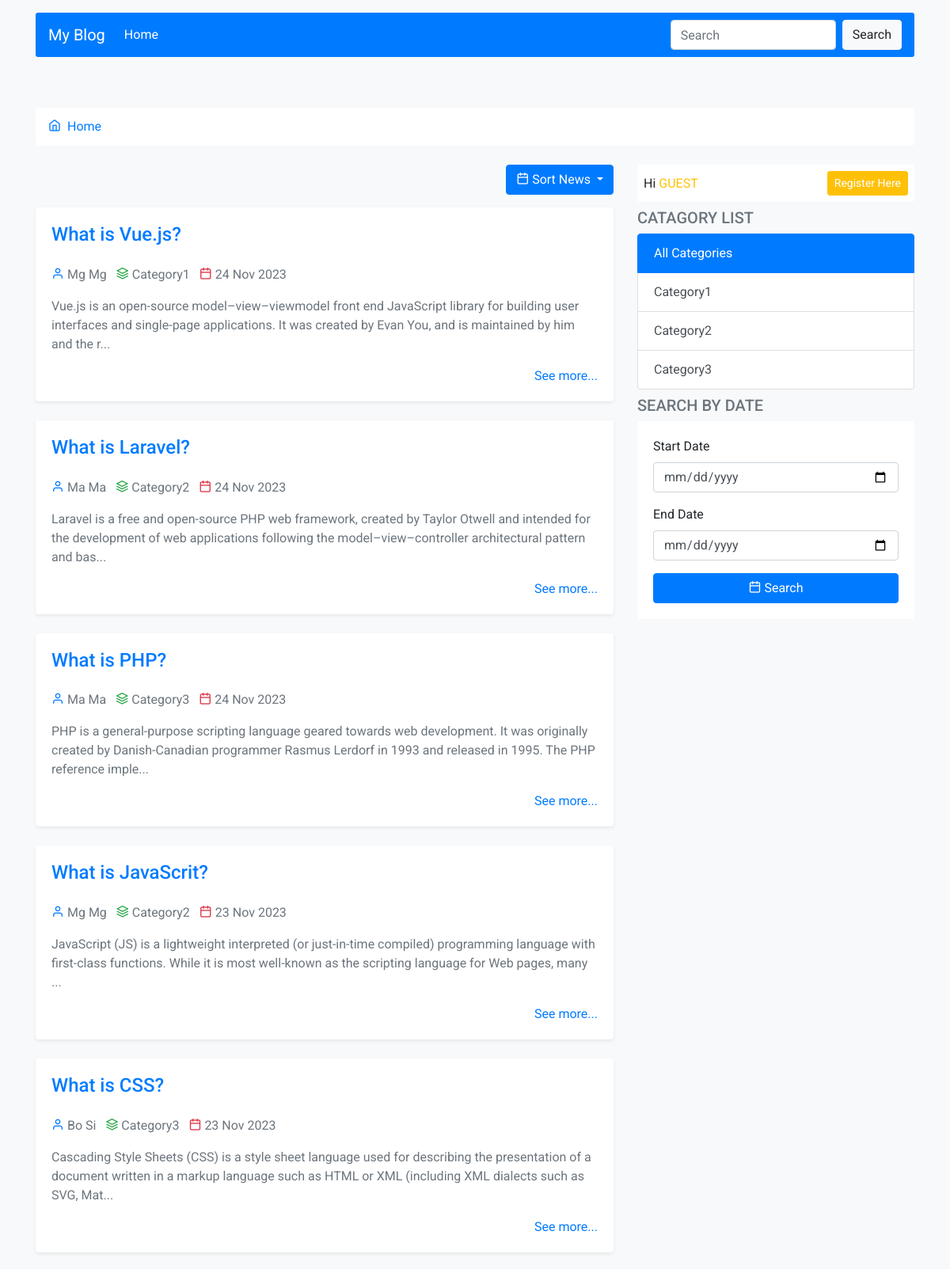
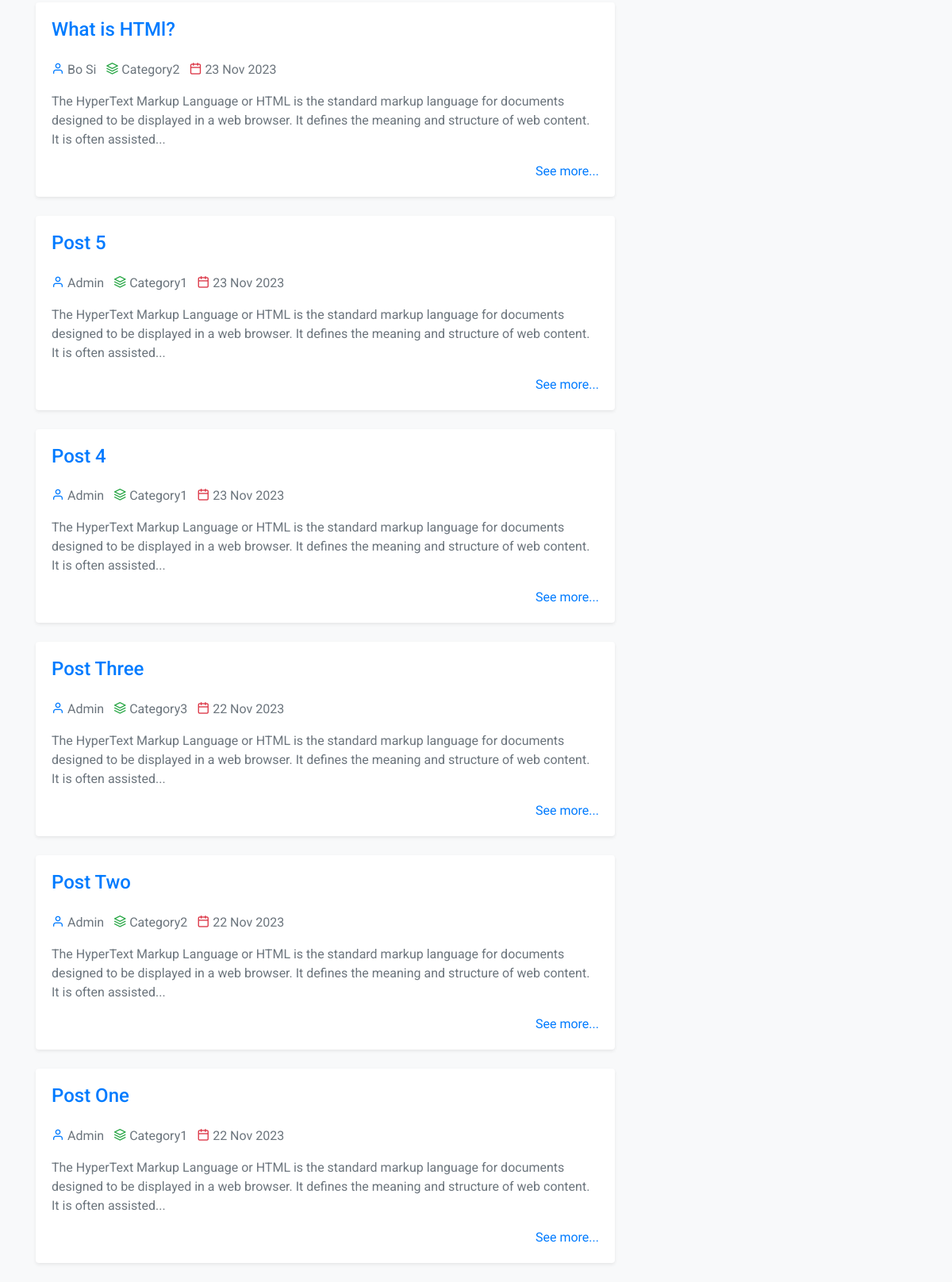
The page / on the database its author committed (2 pictures, top to bottom).
### tables this page shows
CREATE TABLE `posts` (
  `id` int(11) NOT NULL,
  `title` varchar(255) NOT NULL,
  `description` text NOT NULL,
  `user_id` int(11) NOT NULL,
  `category_id` int(11) DEFAULT NULL,
  `is_publish` enum('0','1') NOT NULL DEFAULT '0',
  `ordering` int(11) DEFAULT NULL,
  `created_at` timestamp NOT NULL DEFAULT current_timestamp()
);

CREATE TABLE `users` (
  `id` int(11) NOT NULL,
  `name` varchar(50) NOT NULL,
  `email` varchar(50) NOT NULL,
  `password` varchar(255) NOT NULL,
  `role` enum('0','1','2') NOT NULL DEFAULT '2',
  `photo` varchar(255) NOT NULL DEFAULT 'default.png',
  `money` bigint(50) NOT NULL DEFAULT 0,
  `created_at` timestamp NOT NULL DEFAULT current_timestamp()
);

CREATE TABLE `categories` (
  `id` int(11) NOT NULL,
  `title` varchar(255) NOT NULL,
  `user_id` int(11) NOT NULL,
  `ordering` int(11) DEFAULT NULL,
  `created_at` timestamp NOT NULL DEFAULT current_timestamp()
);

### core/base.php (called while the page is built, shortened)
<?php
function conn()
{
    return mysqli_connect("localhost", "root", "", "blog_app");
}
$url = "http://{$_SERVER['HTTP_HOST']}/blog-app";

### core/functions.php (called while the page is built, shortened)
<?php
function user($id)
{
    $sql = "SELECT * FROM users WHERE id='$id'";
    return fetch($sql);
}
function shortText($text, $length = 30)
{
    if ($length <= 30) {
        return substr($text, 0, $length);
    } else {
        return substr($text, 0, $length) . "...";
    }
}
function fetch($sql)
{
    $query = mysqli_query(conn(), $sql);
    $row = mysqli_fetch_assoc($query);
    return $row;
}
function fetchAll($sql)
{
    $query = mysqli_query(conn(), $sql);
    $rows = [];
    while ($row = mysqli_fetch_assoc($query)) {
        array_push($rows, $row);
    }
    return $rows;
}
function showCategory($id)
{
    $sql = "SELECT * FROM categories WHERE id='$id'";
    return fetch($sql);
}
function showAllCategoryFrontPanel()
{
    $sql = "SELECT * FROM categories ORDER BY ordering DESC";
    return fetchAll($sql);
}
function showAllPostFrontPanel($order_col = "id", $order_type = "DESC")
{
    $sql = "SELECT * FROM posts ORDER BY $order_col $order_type";
    return fetchAll($sql);
}
function showAllAds()
{
    $today = date('Y-m-d');
    $sql = "SELECT * FROM ads WHERE start_date <= '$today' AND end_date > '$today'";
    return fetchAll($sql);
}

### post.php (the view)
<div class="card shadow-sm mb-4 post">
    <div class="card-body">
        <div class="d-flex justify-content-between">
            <h4 class="text-primary"><?php echo shortText($post['title']); ?></h4>
        </div>
        <div class="my-3">
            <span class="mr-2 text-muted">
                <i class="feather-user text-primary"></i>
                <?php echo user($post['user_id'])['name']; ?>
            </span>
            <span class="mr-2 text-muted">
                <i class="feather-layers text-success"></i>
                <?php echo showCategory($post['category_id'])['title']; ?>
            </span>
            <span class="text-muted">
                <i class="feather-calendar text-danger"></i>
                <?php echo date("j M Y", strtotime($post['created_at'])); ?>
            </span>
        </div>
        <p class="text-muted">
            <?php echo shortText(strip_tags(html_entity_decode($post['description'])), 200); ?>
        </p>
        <div class="text-right">
            <a href="front_panel_post_detail.php?post_id=<?php echo $post['id']; ?>" class="btn-link">See more...</a>
        </div>
    </div>
</div>

### front_panel/head.php (shortened to what this page needs)
<?php require_once "core/base.php"; ?>
<?php require_once "core/functions.php"; ?>
<!DOCTYPE html>
<html lang="en">
<head>
    <link rel="stylesheet" href="<?php echo $url; ?>/assets/vendor/bootstrap/css/bootstrap.min.css">
    <link rel="stylesheet" href="<?php echo $url; ?>/assets/vendor/feather-icons-web/feather.css">
    <link rel="stylesheet" href="<?php echo $url; ?>/assets/css/style.css">

### front_panel/side_header.php (shortened to what this page needs)
</head>
<body class="bg-light">
    <div class="container">
        <div class="row">
            <div class="col-12">
                <nav class="navbar navbar-expand-lg navbar-dark bg-primary my-3 rounded-sm">
                    <a class="navbar-brand" href="<?php echo $url; ?>/index.php">My Blog</a>
                    <div class="collapse navbar-collapse" id="navbarSupportedContent">
                        <ul class="navbar-nav mr-auto">
                            <li class="nav-item active">
                                <a class="nav-link" href="<?php echo $url; ?>/index.php">Home <span class="sr-only">(current)</span></a>
                            </li>
                        </ul>
                        <form class="form-inline my-2 my-lg-0" method="POST" action="search_by_keyword.php">
                            <input class="form-control mr-sm-2" type="search" placeholder="Search" aria-label="Search" name="keyword">
                            <button class="btn btn-light my-2 my-sm-0" type="submit">Search</button>
                        </form>
                    </div>
                </nav>
            </div>
            <div class="col-12">
                <?php foreach (showAllAds() as $ad) { ?>
                    <div class="mb-4">
                    </div>
                <?php }  ?>
            </div>
        </div>
    </div>

### index.php (shortened to what this page needs)
<?php require_once "front_panel/head.php"; ?>
<?php require_once "front_panel/side_header.php"; ?>
<div class="container">
    <div class="row">
        <div class="col-12 ">
            <nav aria-label="breadcrumb">
                <ol class="breadcrumb bg-white mb-4">
                    <li class="breadcrumb-item active">
                        <a href="<?php echo $url; ?>/index.php">
                            <i class="feather-home"></i>
                            <span class="ml-1">Home</span>
                        </a>
                    </li>
                </ol>
            </nav>
        </div>
    </div>
    <div class="row">
        <div class="col-12 col-md-8">
            <div class="mb-3 text-right ">
                <div class="dropdown">
                    <button class="btn btn-primary dropdown-toggle" type="button" id="dropdownMenuButton" data-toggle="dropdown" aria-haspopup="true" aria-expanded="false">
                        <i class="feather-calendar"></i>
                        Sort News
                    </button>
                </div>
            </div>
            <div class="">
                <?php
                if (isset($_GET['order_by']) && isset($_GET['order_type'])) {
                    $order_col = $_GET['order_by'];
                    $order_type = strtoupper($_GET['order_type']);
                    $posts = showAllPostFrontPanel($order_col, $order_type);
                } else {
                    $posts = showAllPostFrontPanel();
                }
                foreach ($posts as $post) {
                ?>
                    <?php include "post.php"; ?>
                <?php
                }
                ?>
            </div>
        </div>
        <div class="col-12 col-md-4">
            <?php require_once "right-sidebar.php"; ?>
        </div>
    </div>
</div>
<?php require_once "front_panel/footer.php"; ?>

### right-sidebar.php (shortened to what this page needs)
<div class="right-sidebar">
    <div class="mb-2">
        <div class="card">
            <div class="card-body p-2">
                <?php if (isset($_SESSION['user']['id'])) { ?>
                    <div class="d-flex justify-content-between align-items-center">
                        <p class="mb-0">
                            Hi <span class="text-uppercase text-success"> <?php echo $_SESSION['user']['name'] ?></span>
                        </p>
                        <a href="dashboard.php" class="btn btn-sm btn-success">Go to dashboard</a>
                    </div>
                <?php } else { ?>
                    <div class="d-flex justify-content-between align-items-center">
                        <p class="mb-0">
                            Hi <span class="text-uppercase text-warning"> Guest </span>
                        </p>
                        <a href="register.php" class="btn btn-sm btn-warning text-capitalize text-white">Register here</a>
                    </div>
                <?php } ?>
            </div>
        </div>
    </div>
    <div class="">
        <h5 class="mb-2 text-uppercase text-muted">Catagory List</h5>
        <div class="mb-2">
            <div class="list-group">
                <a href="<?php echo $url; ?>/index.php" class="list-group-item list-group-item-action <?php echo isset($_GET['category_id']) ? '' : 'active' ?>" aria-current="true">
                    All Categories
                </a>
                <?php
                foreach (showAllCategoryFrontPanel() as $category) {
                ?>
                    <a href="post_by_category.php?category_id=<?php echo $category['id']; ?>" class="list-group-item list-group-item-action
                <?php echo isset($_GET['category_id']) ? ($_GET['category_id'] == $category['id'] ? 'active' : '') : '' ?>">
                        <?php echo $category['title']; ?>
                    </a>
                <?php
                }
                ?>
            </div>
        </div>
    </div>
    <div class="mb-2">
        <h5 class="text-muted text-uppercase">Search By Date</h5>
        <div class="card">
            <div class="card-body">
                <form method="post" action="search_by_date.php">
                    <div class="form-group">
                        <label for="startDate">Start Date</label>
                        <input type="date" name="sdate" id="startDate" class="form-control">
                    </div>
                    <div class="form-group">
                        <label for="endDate">End Date</label>
                        <input type="date" name="edate" id="endDate" class="form-control">
                    </div>
                    <button class="btn btn-primary btn-block">
                        <i class="feather-calendar"></i>
                        Search
                    </button>
                </form>
            </div>
        </div>
    </div>
</div>

### front_panel/footer.php (shortened to what this page needs)
</body>
</html>

### assets/css/style.css (style rules this page uses)
* { font-family: 'Roboto', sans-serif; }
:root { --primary-soft: #f3f3f3; }
.card { border: none; }
.right-sidebar { position: sticky; top: 10px; }
.post { transition: 250ms; }

### rows shown on the page
posts: title "What is Vue.js?", user.name "Mg Mg", category.title "Category1", created_at "24 Nov 2023", description "Vue.js is an open-source model–view–viewmodel front end JavaScript library for building user interfaces and single-page applications. It was created by Evan You, and is maintained by him and the r..."
posts: title "What is Laravel?", user.name "Ma Ma", category.title "Category2", created_at "24 Nov 2023", description "Laravel is a free and open-source PHP web framework, created by Taylor Otwell and intended for the development of web applications following the model–view–controller architectural pattern and bas..."
posts: title "What is PHP?", user.name "Ma Ma", category.title "Category3", created_at "24 Nov 2023", description "PHP is a general-purpose scripting language geared towards web development. It was originally created by Danish-Canadian programmer Rasmus Lerdorf in 1993 and released in 1995. The PHP reference imple..."
posts: title "What is JavaScrit?", user.name "Mg Mg", category.title "Category2", created_at "23 Nov 2023", description "JavaScript (JS) is a lightweight interpreted (or just-in-time compiled) programming language with first-class functions. While it is most well-known as the scripting language for Web pages, many ..."
posts: title "What is CSS?", user.name "Bo Si", category.title "Category3", created_at "23 Nov 2023", description "Cascading Style Sheets (CSS) is a style sheet language used for describing the presentation of a document written in a markup language such as HTML or XML (including XML dialects such as SVG, Mat..."
posts: title "What is HTMl?", user.name "Bo Si", category.title "Category2", created_at "23 Nov 2023", description "The HyperText Markup Language or HTML is the standard markup language for documents designed to be displayed in a web browser. It defines the meaning and structure of web content. It is often assisted..."
posts: title "Post 5", user.name "Admin", category.title "Category1", created_at "23 Nov 2023", description "The HyperText Markup Language or HTML is the standard markup language for documents designed to be displayed in a web browser. It defines the meaning and structure of web content. It is often assisted..."
posts: title "Post 4", user.name "Admin", category.title "Category1", created_at "23 Nov 2023", description "The HyperText Markup Language or HTML is the standard markup language for documents designed to be displayed in a web browser. It defines the meaning and structure of web content. It is often assisted..."
posts: title "Post Three", user.name "Admin", category.title "Category3", created_at "22 Nov 2023", description "The HyperText Markup Language or HTML is the standard markup language for documents designed to be displayed in a web browser. It defines the meaning and structure of web content. It is often assisted..."
posts: title "Post Two", user.name "Admin", category.title "Category2", created_at "22 Nov 2023", description "The HyperText Markup Language or HTML is the standard markup language for documents designed to be displayed in a web browser. It defines the meaning and structure of web content. It is often assisted..."
posts: title "Post One", user.name "Admin", category.title "Category1", created_at "22 Nov 2023", description "The HyperText Markup Language or HTML is the standard markup language for documents designed to be displayed in a web browser. It defines the meaning and structure of web content. It is often assisted..."
categories: title "Category1"
categories: title "Category2"
categories: title "Category3"
